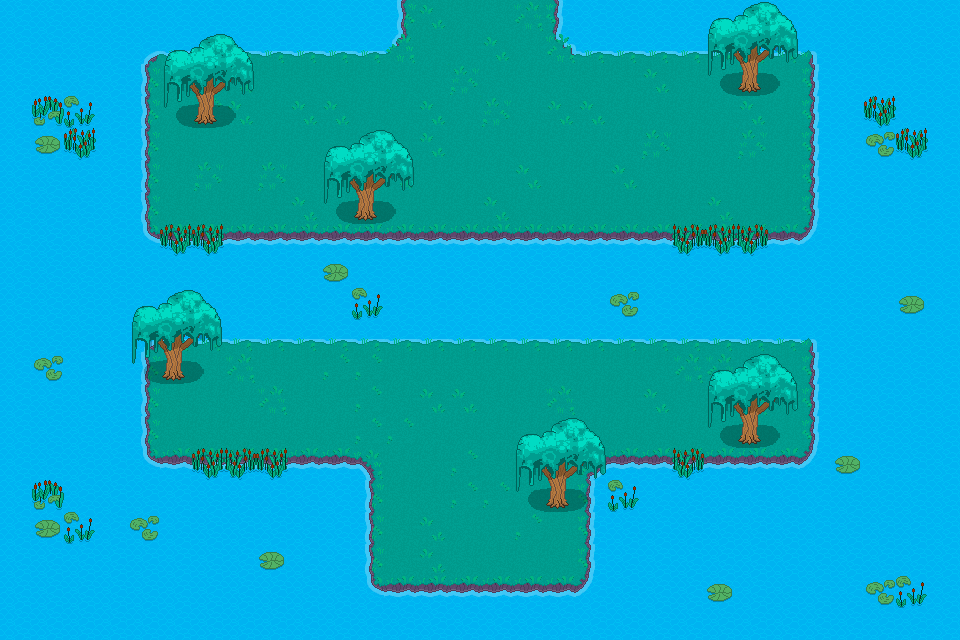

This is a level from a 2D game, rendered from its Tiled map with the project's own tilesets. A one-line summary and the map file follow, with tile-layer data summarised:
An orthogonal 30x20 tile map with 32x32 px tiles, 4 tile layers (Water, Floor, Edges, Plants), 2 tilesets and 47 objects.

<map version="1.8" tiledversion="1.8.5" orientation="orthogonal" renderorder="right-down" width="30" height="20" tilewidth="32" tileheight="32" infinite="0" nextlayerid="9" nextobjectid="88">
 <tileset firstgid="1" name="Tileset_Lake" tilewidth="32" tileheight="32" tilecount="500" columns="25">
  <image source="Main Tilesets/Tileset_Lake.png" width="800" height="640" />
 </tileset>
 <tileset firstgid="501" name="Tileset_Puzzle" tilewidth="32" tileheight="32" tilecount="24" columns="6">
  <image source="Main Tilesets/Tileset_Puzzle.png" width="192" height="128" />
 </tileset>
 <layer id="1" name="Water" width="30" height="20">
  <properties>
   <property name="Draw" type="bool" value="true" />
  </properties>
  <data>[600 cells, 600 non-empty, 1 distinct tile ids]</data>
 </layer>
 <layer id="2" name="Floor" width="30" height="20">
  <properties>
   <property name="Draw" type="bool" value="true" />
  </properties>
  <data>[600 cells, 192 non-empty, 5 distinct tile ids]</data>
 </layer>
 <layer id="3" name="Edges" width="30" height="20">
  <properties>
   <property name="Draw" type="bool" value="true" />
  </properties>
  <data>[600 cells, 110 non-empty, 12 distinct tile ids]</data>
 </layer>
 <layer id="4" name="Plants" width="30" height="20">
  <properties>
   <property name="Draw" type="bool" value="true" />
  </properties>
  <data>[600 cells, 85 non-empty, 15 distinct tile ids]</data>
 </layer>
 <objectgroup id="6" name="Collisions">
  <object id="2" x="368.667" y="582.833" width="221" height="8.16667" />
  <object id="4" x="368.5" y="467.448" width="4.5" height="119.135" />
  <object id="5" x="586.875" y="473.791" width="3.25" height="113.417" />
  <object id="9" x="357.596" y="458.655" width="3.85312" height="17.2922" rotation="312.43" />
  <object id="10" x="144.936" y="455.791" width="215.252" height="7.43783" />
  <object id="12" x="144.881" y="339.298" width="5.16749" height="116.673" />
  <object id="13" x="595.707" y="454.948" width="218.377" height="7.43783" />
  <object id="14" x="809.666" y="339.497" width="4.79249" height="117.381" />
  <object id="15" x="209.476" y="339.372" width="238.422" height="1.80147" />
  <object id="16" x="480.096" y="339.37" width="333.886" height="1.80147" />
  <object id="17" x="153.667" y="231.958" width="651.083" height="8.16667" />
  <object id="18" x="810.312" y="52.5178" width="4.79249" height="172.392" />
  <object id="19" x="802.145" y="237.001" width="3.85312" height="17.2922" rotation="227.794" />
  <object id="20" x="144.598" y="227.418" width="3.85312" height="17.2922" rotation="317.694" />
  <object id="21" x="144.979" y="63.497" width="4.79249" height="164.642" />
  <object id="25" x="166.23" y="338.205" width="15.0425" height="32.5893" />
  <object id="27" x="550.228" y="474.296" width="15.0425" height="25.8071" />
  <object id="29" x="742.478" y="409.12" width="15.0425" height="26.256" />
  <object id="31" x="742.228" y="55.2" width="15.0425" height="27.8015" />
  <object id="33" x="198.467" y="83.6768" width="15.0425" height="33.4378" />
  <object id="34" x="147.015" y="65.9345" width="3.05306" height="17.2922" rotation="227.794" />
  <object id="35" x="157.974" y="52.25" width="226.053" height="2.16667" />
  <object id="36" x="571.979" y="52.25" width="240.502" height="2.16667" />
  <object id="37" x="384.022" y="54.4047" width="1.79597" height="27.5391" rotation="227.794" />
  <object id="38" x="554.886" y="39.7961" width="1.74734" height="22.5038" rotation="310.337" />
  <object id="39" x="402.686" y="-0.231472" width="1.72999" height="36.131" />
  <object id="40" x="554.875" y="-0.150524" width="1.72999" height="39.9571" />
  <object id="43" x="358.114" y="181.393" width="15.0425" height="30.4833" />
  <object id="70" x="165.091" y="51.9091" width="87.2727" height="35.4545" />
  <object id="71" x="325.322" y="157.568" width="87.2727" height="24.4545" />
  <object id="72" x="327.231" y="146.462" width="80.3636" height="13.7272" />
  <object id="73" x="352.322" y="143.189" width="50" height="3.90905" />
  <object id="74" x="359.685" y="137.098" width="36.5455" height="6.63632" />
  <object id="75" x="363.503" y="130.644" width="28.5455" height="6.63632" />
  <object id="76" x="709.455" y="48.1818" width="87.2727" height="7.99995" />
  <object id="77" x="145.273" y="329.712" width="77.8182" height="11.1212" />
  <object id="78" x="516.697" y="445.114" width="87.2727" height="29.6363" />
  <object id="79" x="518.651" y="435.735" width="80.3636" height="13.7272" />
  <object id="80" x="543.742" y="432.462" width="50" height="3.90905" />
  <object id="81" x="551.105" y="426.371" width="36.5455" height="6.63632" />
  <object id="82" x="554.923" y="419.917" width="28.5455" height="6.63632" />
  <object id="83" x="709.114" y="380.03" width="87.2727" height="29.6363" />
  <object id="84" x="711.068" y="370.651" width="80.3636" height="13.7272" />
  <object id="85" x="736.159" y="367.378" width="50" height="3.90905" />
  <object id="86" x="743.522" y="361.287" width="36.5455" height="6.63632" />
  <object id="87" x="747.34" y="354.833" width="28.5455" height="6.63632" />
 </objectgroup>
 <objectgroup id="7" name="2room">
  <properties>
   <property name="Type" type="int" value="0" />
  </properties>
  <object id="41" x="403.749" y="21.5417" width="152.252" height="2.16667" />
 </objectgroup>
</map>
